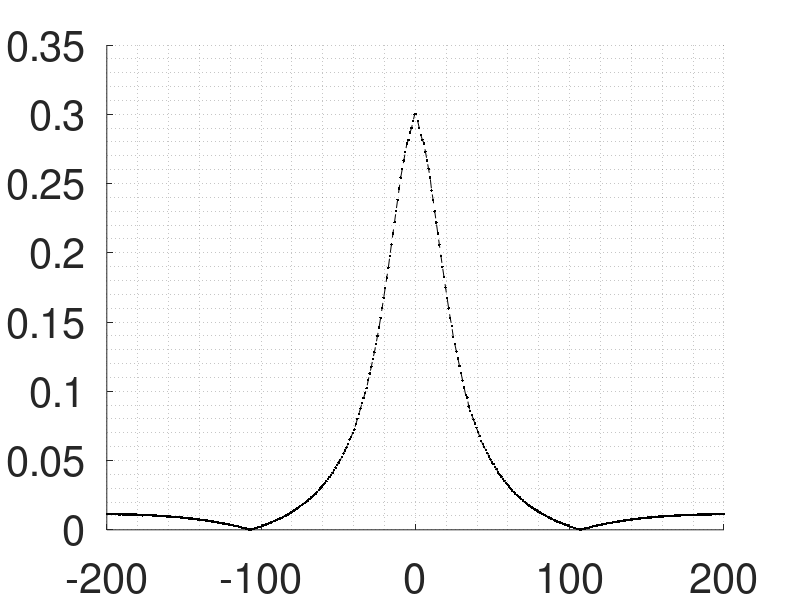

MATLAB code to generate this figure: (Note: this script raises an error after producing the figure.)
%кривые установки димы эксеримент и модели
% x                      y                          
%по очередности данных  ;
pkg load io
 left=9;
bottom=49;
width=1350;
height=636;
hf=figure('position', [left bottom width height])
 grid minor  on
hold on
set(gca,'fontsize',30)

%------------ 16А

% x                      y                        z                        
bm30=[
2.9802323E-9             0.005389188              
0.0010025025             0.0053794617             
0.0020050078             0.0053697354             
0.0030075132             0.0053600096             
0.004010019              0.0053502833             
0.0050125243             0.005340557              
0.0060150293             0.0053308313             
0.007017535              0.005321105              
0.008020041              0.0053113787             
0.009022546              0.005301653              
0.010025066              0.0052919267             
0.011027572              0.005282201              
0.012030077              0.0052724746             
0.013032583              0.005262749              
0.014035088              0.0052530225             
0.015037593              0.0052432967             
0.016040098              0.005233571              
0.017042603              0.0052238447             
0.018045109              0.005214119              
0.019047614              0.005204393              
0.020050121              0.0051245266             
0.021052627              0.005067336              
0.02205513               0.0050577438             
0.023057638              0.004937152              
0.024060141              0.00506256               
0.025062647              0.0050269193             
0.026065152              0.004991338              
0.027067674              0.005063378              
0.028070178              0.0050244746             
0.029072683              0.004985588              
0.030075189              0.0049467175             
0.031077694              0.0049078646             
0.0320802                0.0048575555             
0.033082705              0.004820154              
0.03408521               0.0047827526             
0.035087716              0.0047453516             
0.03609022               0.00470795               
0.037092727              0.004670549              
0.038095232              0.0046331487             
0.039097738              0.004595748              
0.040100243              0.0045583476             
0.04110275               0.004520947              
0.04210527               0.0044835466             
0.04310776               0.004446147              
0.04411028               0.0044087465             
0.045112785              0.004371347              
0.04611529               0.004333948              
0.047117796              0.004296548              
0.0481203                0.004259149              
0.049122807              0.0041572955             
0.050125312              0.0040981276             
0.051127817              0.0040389826             
0.052130323              0.003979861              
0.05313283               0.0039207637             
0.054135334              0.0038616923             
0.05513784               0.0038164945             
0.056140345              0.0037537203             
0.057142865              0.0036909506             
0.058145355              0.003628189              
0.059147876              0.0035572841             
0.060150366              0.003488955              
0.061152887              0.0034206337             
0.062155392              0.0033523235             
0.0631579                0.0032840245             
0.06416039               0.0032157383             
0.06516291               0.0031474624             
0.0661654                0.0030655025             
0.06716792               0.002973163              
0.06817043               0.0028808457             
0.069172926              0.0027884918             
0.07017543               0.0026949195             
0.071177945              0.0026013842             
0.07218045               0.00250789               
0.073182955              0.0024144417             
0.07418546               0.0023105585             
0.07518797               0.0022109018             
0.07619048               0.0021008109             
0.077192985              0.0020002597             
0.07819549               0.0018997561             
0.079197995              0.0017993083             
0.0802005                0.0016989261             
0.081203006              0.0015986217             
0.08220552               0.0014984104             
0.08320802               0.0013629125             
0.08421053               0.0012538122             
0.085213035              0.0011645567             
0.08621553               0.0010098276             
0.08721804               8.5515E-4                
0.08822055               7.0055795E-4             
0.08922306               5.461242E-4              
0.09022557               3.920347E-4              
0.09122807               2.3896195E-4             
0.09223058               9.403158E-5              
0.093233086              5.907466E-5              
0.09423559               2.086954E-4              
0.0952381                3.5921278E-4             
0.096240595              5.550771E-4              
0.0972431                7.1308675E-4             
0.09824561               8.716619E-4              
0.099248126              0.0010305428             
0.10025062               0.0012077312             
0.10125312               0.0014199107             
0.102255635              0.0016321142             
0.10325815               0.0018443309             
0.104260646              0.002056556              
0.105263166              0.002267976              
0.10626566               0.00248675               
0.10726817               0.002705676              
0.10827068               0.00292472               
0.10927319               0.003192597              
0.11027568               0.0034309532             
0.1112782                0.0036694256             
0.112280704              0.003906984              
0.11328321               0.0041357474             
0.114285715              0.0044851117             
0.11528822               0.004669245              
0.116290726              0.004919459              
0.11729323               0.0052564903             
0.118295744              0.005593654              
0.11929824               0.005930927              
0.12030075               0.0062682973             
0.12130326               0.0066057495             
0.12230576               0.00697738               
0.123308256              0.0073147826             
0.12431078               0.007662793              
0.12531328               0.008082409              
0.12631579               0.0084612295             
0.12731831               0.008808484              
0.1283208                0.009246418              
0.1293233                0.009684436              
0.13032582               0.010088693              
0.13132833               0.010550625              
0.13233082               0.0110126                
0.13333334               0.0114746345             
0.13433585               0.011936702              
0.13533835               0.0123988055             
0.13634086               0.012975479              
0.13734336               0.01359477               
0.13834587               0.014214164              
0.13934837               0.014833649              
0.14035088               0.015476587              
0.14135338               0.016130371              
0.1423559                0.016693495              
0.1433584                0.017405953              
0.1443609                0.01811855               
0.14536342               0.01883127               
0.14636593               0.019581389              
0.14736842               0.02045285               
0.14837092               0.021324374              
0.14937344               0.022226715              
0.15037595               0.023120772              
0.15137844               0.023938984              
0.15238096               0.02506609               
0.15338346               0.02618569               
0.15438597               0.0272376                
0.15538847               0.028289659              
0.15639098               0.02934185               
0.15739349               0.031045875              
0.15839599               0.031927094              
0.1593985                0.033295874              
0.160401                 0.034383968              
0.16140352               0.03623019               
0.16240601               0.03802605               
0.16340852               0.03982272               
0.16441104               0.0416201                
0.16541354               0.043418057              
0.16641603               0.045216512              
0.16741855               0.046880234              
0.16842106               0.048565093              
0.16942357               0.051329188              
0.17042607               0.053594746              
0.17142858               0.055907365              
0.17243108               0.058602538              
0.17343359               0.06093634               
0.17443609               0.06366773               
0.1754386                0.06654039               
0.1764411                0.069413126              
0.17744361               0.07269373               
0.17844611               0.076143004              
0.1794486                0.07959233               
0.18045114               0.08304176               
0.18145363               0.086491115              
0.18245614               0.08994056               
0.18345866               0.094024755              
0.18446116               0.097861245              
0.18546365               0.10169771               
0.18646617               0.10553432               
0.18746868               0.10937091               
0.18847118               0.11320752               
0.18947369               0.11704416               
0.1904762                0.120847665              
0.1914787                0.12376816               
0.1924812                0.12668866               
0.19348371               0.12960917               
0.19448622               0.13252969               
0.19548874               0.13372283               
0.19649123               0.13626663               
0.19749373               0.13781483               
0.19849625               0.1401695                
0.19949876               0.14252605               
0.20050123               0.14256841               
0.20150375               0.14019704               
0.20250626               0.13782738               
0.20350878               0.13545948               
0.20451128               0.1337941                
0.20551379               0.13259384               
0.2065163                0.12967515               
0.2075188                0.12675647               
0.20852129               0.123837836              
0.20952383               0.12091908               
0.21052633               0.116424136              
0.21152882               0.11304932               
0.21253133               0.109234                 
0.21353383               0.10541871               
0.21453634               0.10160347               
0.21553884               0.09778829               
0.21654136               0.0939731                
0.21754387               0.09022361               
0.21854638               0.086663865              
0.21954887               0.08310425               
0.22055137               0.07954468               
0.22155388               0.07598521               
0.2225564                0.07271006               
0.2235589                0.06983264               
0.22456141               0.0661713                
0.22556391               0.06368424               
0.22656642               0.061197404              
0.22756891               0.058710862              
0.22857144               0.05622449               
0.22957395               0.053738523              
0.23057644               0.05125297               
0.23157895               0.048802312              
0.23258145               0.046263374              
0.23358396               0.045343146              
0.23458648               0.04227395               
0.23558898               0.040763166              
0.23659149               0.03932117               
0.237594                 0.03787929               
0.23859648               0.03643756               
0.23959899               0.03499596               
0.2406015                0.03355452               
0.24160402               0.032113247              
0.24260652               0.030403577              
0.24360903               0.029452918              
0.24461153               0.028386308              
0.24561404               0.027319923              
0.24661653               0.026253812              
0.24761906               0.025187941              
0.24862157               0.024122428              
0.24962406               0.023057302              
0.25062656               0.022522124              
0.25162908               0.021558452              
0.25263157               0.020788988              
0.2536341                0.019627322              
0.25463662               0.018947953              
0.2556391                0.018269408              
0.2566416                0.017505758              
0.25764412               0.016781095              
0.2586466                0.01614205               
0.25964913               0.015503                 
0.26065165               0.0148108825             
0.26165414               0.014184263              
0.26265666               0.013498415              
0.26365915               0.012993304              
0.26466164               0.012391692              
0.2656642                0.011932527              
0.26666668               0.011473398              
0.26766917               0.011014279              
0.2686717                0.010555158              
0.26967418               0.010096063              
0.2706767                0.009636969              
0.2716792                0.009177906              
0.2726817                0.008697688              
0.27368423               0.008316976              
0.27468672               0.007969677              
0.2756892                0.00762238               
0.27669173               0.0072750715             
0.27769423               0.006927774              
0.27869675               0.0065804664             
0.27969927               0.00623316               
0.28070176               0.005885864              
0.28170428               0.0055943434             
0.28270677               0.0053298986             
0.28370926               0.0050028083             
0.2847118                0.0046757585             
0.2857143                0.004445213              
0.2867168                0.0041924333             
0.2877193                0.0038809474             
0.2887218                0.0036431502             
0.28972432               0.0034054313             
0.29072684               0.0031292785             
0.29172933               0.0029085078             
0.29273185               0.00268774               
0.29373434               0.0024669906             
0.29473683               0.0022462565             
0.29573935               0.002044924              
0.29674184               0.0018333377             
0.29774436               0.001619921              
0.29874688               0.0014341294             
0.29974937               0.0012483443             
0.3007519                0.001062555              
0.3017544                8.767734E-4              
0.30275688               7.0672366E-4             
0.30375943               5.3660903E-4             
0.30476192               3.6078438E-4             
0.3057644                1.8115397E-4             
0.30676693               4.990141E-5              
0.30776942               1.05079176E-4            
0.30877194               2.482005E-4              
0.30977446               3.897926E-4              
0.31077695               5.361179E-4              
0.31177947               6.825188E-4              
0.31278196               8.28949E-4               
0.31378445               9.753976E-4              
0.31478697               0.0011218617             
0.3157895                0.0012059496             
0.31679198               0.001329553              
0.3177945                0.0014711776             
0.318797                 0.0015798421             
0.3197995                0.001688523              
0.320802                 0.0018251709             
0.3218045                0.0019279775             
0.32280704               0.0020328013             
0.32380953               0.002137635              
0.32481202               0.0022424823             
0.32581455               0.0023469005             
0.32681704               0.0024348986             
0.32781956               0.0025229536             
0.32882208               0.002611057              
0.32982457               0.0026992017             
0.3308271                0.0027873886             
0.33182958               0.0028756089             
0.33283207               0.002963862              
0.3338346                0.0030521478             
0.3348371                0.0031320853             
0.3358396                0.0032051776             
0.33684212               0.0032782787             
0.3378446                0.0033513836             
0.33884713               0.0034244964             
0.33984962               0.0034976124             
0.34085214               0.0035707355             
0.34185466               0.0036438634             
0.34285715               0.0037169934             
0.34385964               0.0037901273             
0.34486216               0.0038303798             
0.34586465               0.0038885465             
0.34686717               0.0039467197             
0.3478697                0.0040258304             
0.34887218               0.0040744487             
0.3498747                0.004123072              
0.3508772                0.004171699              
0.3518797                0.0042203288             
0.3528822                0.0042689643             
0.35388473               0.004317603              
0.35488722               0.004366244              
0.35588974               0.00441489               
0.35689223               0.004457105              
0.35789475               0.004494545              
0.35889724               0.004531987              
0.35989976               0.0045862803             
0.36090228               0.0046184794             
0.36190477               0.004650678              
0.36290726               0.0046828776             
0.36390978               0.0047150785             
0.36491227               0.004747279              
0.3659148                0.004779481              
0.3669173                0.0048116837             
0.3679198                0.004843886              
0.36892232               0.0048760897             
0.3699248                0.0049082935             
0.3709273                0.0049395184             
0.37192985               0.004972563              
0.37293234               0.005005615              
0.37393484               0.005038675              
0.37493736               0.0050717443             
0.37593985               0.0051048207             
0.37694237               0.005137906              
0.37794486               0.0050757253             
0.37894738               0.005097886              
0.3799499                0.0051200753             
0.3809524                0.005142503              
0.38195488               0.0051558907             
0.3829574                0.0051914435             
0.3839599                0.0052265828             
0.3849624                0.0052725766             
0.38596493               0.005278717              
0.38696742               0.0052848575             
0.38796994               0.0052909986             
0.38897243               0.0052971407             
0.38997492               0.0053032828             
0.39097747               0.0053094258             
0.39197996               0.005315569              
0.39298245               0.005321713              
0.39398497               0.005327858              
0.39498746               0.005334003              
0.39598998               0.0053401487             
0.3969925                0.0053426563             
0.397995                 0.0053512747             
0.39899752               0.0053598965             
0.4                      0.005368521              
];
plot(bm30(:,1)*1000-200,bm30(:,2)*2.1043,'.--k')

 bexp30=xlsread('potok magnet.xlsx',5,'j3:k33');
%
 plot(bexp30(:,1),bexp30(:,2)/1000,'o-r')